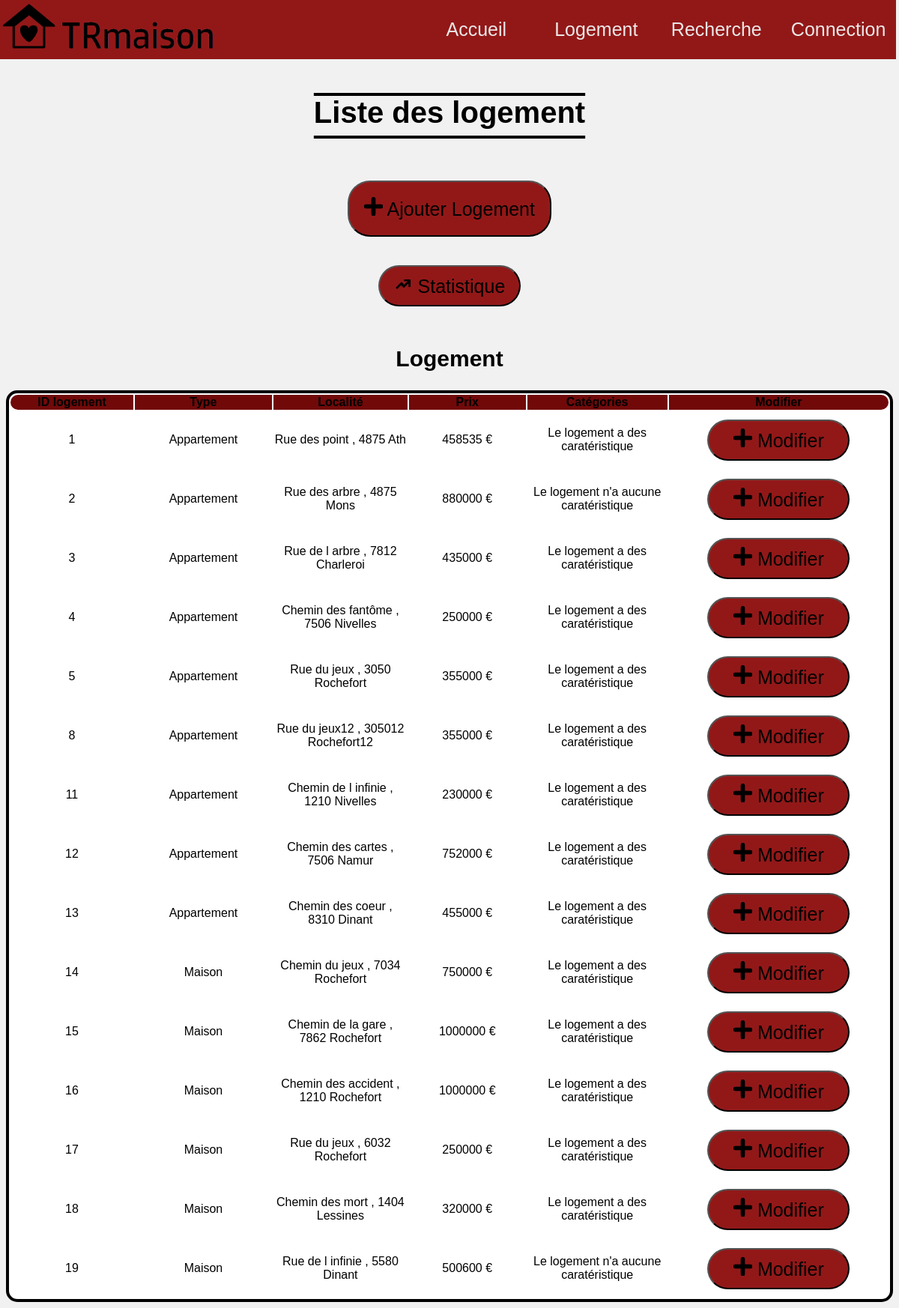
Screenshot of /Site/ajoute/index.php with the database file from the repository.
### tables this page shows
CREATE TABLE `logement` (
  `ID_logement` int(11) NOT NULL,
  `type` int(11) NOT NULL,
  `categorie` int(11) NOT NULL,
  `localite` int(11) NOT NULL,
  `price` int(10) NOT NULL,
  `image` text NOT NULL,
  `description` text NOT NULL,
  `utilisateurs` int(11) DEFAULT NULL
);

CREATE TABLE `type` (
  `ID_type` int(11) NOT NULL,
  `name` varchar(32) NOT NULL
);

CREATE TABLE `categorie` (
  `ID_categorie` int(11) NOT NULL,
  `empoule_connecte` int(5) DEFAULT NULL,
  `frigo_connecte` int(5) DEFAULT NULL,
  `telephone` int(5) DEFAULT NULL,
  `alarme` int(5) DEFAULT NULL,
  `detection_incendie` int(5) DEFAULT NULL,
  `portails_et_clotures_motorisee` int(5) DEFAULT NULL,
  `porte_de_garage_motorisee` int(5) DEFAULT NULL,
  `chauffage` int(5) DEFAULT NULL,
  `climatisation` int(5) DEFAULT NULL,
  `piscine` int(5) DEFAULT NULL,
  `jacuzzi` int(5) DEFAULT NULL,
  `panneaux_photovoltaiques` int(5) DEFAULT NULL
);

### Site/ajoute/index.php (the view, shortened to what this page needs)
<!DOCTYPE html>
<html lang="fr-FR">
    <head>
        <link rel="stylesheet" href="..\General.css">
    </head>
    <body>
		<ul class="selecteur1">
            <li class="logo_haut_page"><img class="logo" src="..\..\image\logo_TRmaison_nom.jpg" width="300px" height="75px" alt="logo_TRmaison"></li>
            <?php session_start();
                if (isset($_SESSION['ID_utilisateur']))
                    { echo '<li class="selecteur2"><a href="..\utilisateur\deconnection.php">'.'<img classe="image-profil" src="../../image/'.$_SESSION['photo'].'" width="25px" height="25px" alt="Photo de profil">'.' '.'<strong>'.$_SESSION['prenom'].'</strong></a></li>'; }
                else
                    { echo '<li class="selecteur2"><a href="..\utilisateur\Connection.php">Connection</a></li>'; }
            ?>
            <li class="selecteur2"><a href="..\Recherche.php">Recherche</a></li>
            <li class="selecteur2"><a href="..\logement.php">Logement</a></li>
            <li class="selecteur2"><a href="..\index.php">Accueil</a></li>
        </ul>
		<br/><br/><h1><strong class="h3-index">Liste des logement</strong></h1><br/><br/>
		<form action="insert.php"><button class="button-index-admin"><img src="..\..\image\plus-noir.png" alt="plus" width="25px" height="25px"> Ajouter Logement</button></form><br/>
        <form action="statistique.php"><button class="button-index-admin-2"><img src="..\..\image\fléche-noir.png" alt="plus" width="25px" height="25px"> Statistique</button></form><br/>
		<h2 class="index-admin-h2">Logement</h2>
			<table>
				<thead>
					<tr>
						<th class="th-admin-radius-haut-gauche">ID logement</th>
						<th>Type</th>
						<th>Localité</th>
						<th>Prix</th>
						<th>Catégories</th>
						<th class="th-admin-radius-haut-droit">Modifier</th>
					</tr>
				</thead>
				<tbody>
					<?php
					$db=Database::connect();
					$statement=$db->query('SELECT logement.ID_logement, logement.price, CONCAT( localite.rue, " , ", localite.code_postal, " ", localite.ville ) AS lieu, type.name AS name, categorie.empoule_connecte AS empoule, categorie.frigo_connecte AS frigo, categorie.telephone AS telephone, categorie.alarme AS alarme, categorie.detection_incendie AS incendie, categorie.portails_et_clotures_motorisee AS portails_clotures, categorie.porte_de_garage_motorisee AS garage, categorie.chauffage AS chauffage, categorie.climatisation AS climatisation, categorie.piscine AS piscine, categorie.jacuzzi AS jacuzzi, categorie.panneaux_photovoltaiques AS panneaux_photovoltaiques FROM logement
                                            INNER JOIN localite ON logement.localite=localite.ID_localite
                                            INNER JOIN type ON logement.type=type.ID_type
                                            INNER JOIN categorie ON logement.categorie=categorie.ID_categorie');
					while($logement=$statement->fetch())
					{
                        if ($logement['empoule'] == 0 && $logement['frigo'] == 0 && $logement['telephone'] == 0 && $logement['alarme'] == 0 && $logement['incendie'] == 0 && $logement['portails_clotures'] == 0 && $logement['garage'] == 0 && $logement['chauffage'] == 0 && $logement['climatisation'] == 0 && $logement['piscine'] == 0 && $logement['jacuzzi'] == 0 && $logement['panneaux_photovoltaiques'] == 0) {
                            $CFT = 'Le logement n\'a aucune caratéristique';
                        }
                        else {
                            $CFT = 'Le logement a des caratéristique';
                        }
						echo'<tr>';
						echo'<td>'.$logement['ID_logement'].'</td>';
						echo'<td>'.$logement['name'].'</td>';
						echo'<td>'.$logement['lieu'].'</td>';
						echo'<td>'.$logement['price'].' €'.'</td>';
						echo'<td>'.$CFT.'</td>';
						echo'<td>'.'<form method="POST" action="update.php?utilisateur='.$logement['ID_logement'].'"><button><img src="..\..\image\plus-noir.png" alt="plus" width="25px" height="25px"> Modifier</button></form>'.'</td>';
						echo'</tr>';
					}
					?>
				</tbody>
			</table>
    </body>
</html>

### Site/General.css (style rules this page uses)
body { font-family: Verdana, Geneva, Tahoma, sans-serif; text-align: center; background-color: rgb(241, 241, 241); }
.selecteur2 { float: right; width: 160px; }
.selecteur2 a { display: block; color: rgb(236, 232, 232); text-align: center; padding: 25px 20px; text-decoration: none; font-size: 25px; }
.logo_haut_page { float: left; }
.selecteur1 { list-style-type: none; margin: -8px; padding: 0px; overflow: hidden; background-color: rgb(146, 24, 24); font-family: 'Gill Sans', 'Gill Sans MT', Calibri, 'Trebuchet MS', sans-serif; width: 101%; }
.boutton , button { background-color: rgb(146, 24, 24); cursor: pointer; border-radius: 30px; font-size: 25px; margin: 10px; color: black; width: 190px; height: 55px; text-align: center; text-decoration: none; }
a { font-size: 20px; }
.h3-index { font-size: 40px; text-decoration: underline overline; text-underline-offset: 17px; text-align: center; float: center; }
table { border-radius: 15px; border: #000000 solid 4px; background-color: #ffffff; }
th { background-color: #710909; width: 1386px; }
.th-admin-radius-haut-gauche { border-top-left-radius: 15px; border-bottom-left-radius: 15px; }
.th-admin-radius-haut-droit { border-top-right-radius: 15px; border-bottom-right-radius: 15px; }
.index-admin-h2 { font-size: 30px; }
.button-index-admin { width: auto; padding: 20px; height: auto; }

### rows the page displays
logement: ID_logement "1", type.name "Appartement", lieu "Rue des point , 4875 Ath", price "458535", categorie.empoule_connecte "Le logement a des caratéristique"
logement: ID_logement "2", type.name "Appartement", lieu "Rue des arbre , 4875 Mons", price "880000", categorie.panneaux_photovoltaiques "Le logement n'a aucune caratéristique"
logement: ID_logement "3", type.name "Appartement", lieu "Rue de l arbre , 7812 Charleroi", price "435000", categorie.empoule_connecte "Le logement a des caratéristique"
logement: ID_logement "4", type.name "Appartement", lieu "Chemin des fantôme , 7506 Nivelles", price "250000", categorie.empoule_connecte "Le logement a des caratéristique"
logement: ID_logement "5", type.name "Appartement", lieu "Rue du jeux , 3050 Rochefort", price "355000", categorie.empoule_connecte "Le logement a des caratéristique"
logement: ID_logement "8", type.name "Appartement", lieu "Rue du jeux12 , 305012 Rochefort12", price "355000", categorie.empoule_connecte "Le logement a des caratéristique"
logement: ID_logement "11", type.name "Appartement", lieu "Chemin de l infinie , 1210 Nivelles", price "230000", categorie.empoule_connecte "Le logement a des caratéristique"
logement: ID_logement "12", type.name "Appartement", lieu "Chemin des cartes , 7506 Namur", price "752000", categorie.alarme "Le logement a des caratéristique"
logement: ID_logement "13", type.name "Appartement", lieu "Chemin des coeur , 8310 Dinant", price "455000", categorie.empoule_connecte "Le logement a des caratéristique"
logement: ID_logement "14", type.name "Maison", lieu "Chemin du jeux , 7034 Rochefort", price "750000", categorie.alarme "Le logement a des caratéristique"
logement: ID_logement "15", type.name "Maison", lieu "Chemin de la gare , 7862 Rochefort", price "1000000", categorie.empoule_connecte "Le logement a des caratéristique"
logement: ID_logement "16", type.name "Maison", lieu "Chemin des accident , 1210 Rochefort", price "1000000", categorie.empoule_connecte "Le logement a des caratéristique"
logement: ID_logement "17", type.name "Maison", lieu "Rue du jeux , 6032 Rochefort", price "250000", categorie.empoule_connecte "Le logement a des caratéristique"
logement: ID_logement "18", type.name "Maison", lieu "Chemin des mort , 1404 Lessines", price "320000", categorie.empoule_connecte "Le logement a des caratéristique"
logement: ID_logement "19", type.name "Maison", lieu "Rue de l infinie , 5580 Dinant", price "500600", categorie.panneaux_photovoltaiques "Le logement n'a aucune caratéristique"
